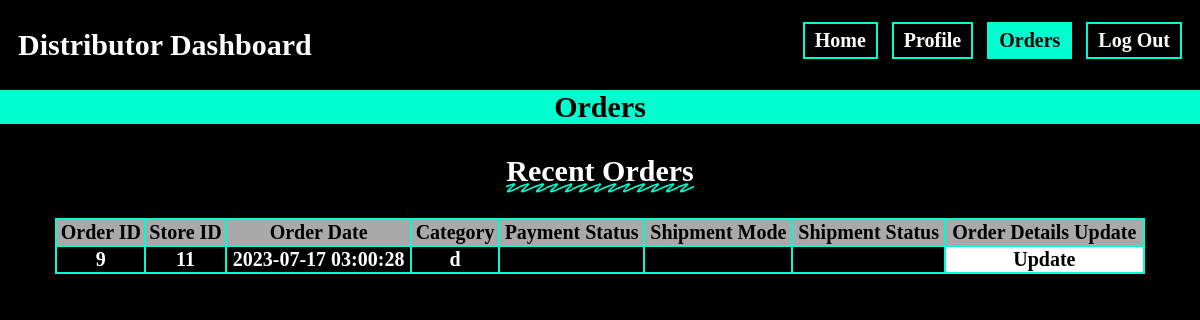
Page /dist/dorders.php (signed in) on the committed database.
### tables this page shows
CREATE TABLE `store_orders` (
  `SID` int(11) DEFAULT NULL,
  `ORDID` int(11) NOT NULL,
  `DID` int(11) DEFAULT NULL,
  `ORDDATE` timestamp NOT NULL DEFAULT current_timestamp(),
  `PMYSTAT` varchar(20) DEFAULT NULL,
  `SHPMODE` varchar(20) DEFAULT NULL,
  `SHPSTAT` varchar(20) DEFAULT NULL
);

CREATE TABLE `dstbr` (
  `DID` int(11) NOT NULL,
  `DNAME` varchar(20) NOT NULL,
  `DPASS` varchar(20) NOT NULL,
  `DTYPE` varchar(20) NOT NULL,
  `DLOC` varchar(30) NOT NULL
);

### dist/session.php (called while the page is built, shortened)
<?php
$user_check = $_SESSION['login_user'];
$CustID = $user_check;
?>

### dist/dorders.php (the view, shortened to what this page needs)
<?php
include('session.php');
?>
<html>
<body>
    <div class="top">
        <h1>Distributor Dashboard</h1>
        <nav class="menu">
            <ul>
                <a class="naav" href="dhome.php"><button>Home</button></a>
                <a class="naav" href="dprofile.php"><button>Profile</button></a>
                <a class="naav" href="dorders.php"><button style="background-color: #00fdcf;color: black;">Orders</button></a>
                <b id="logout"><a href="../logout.php"><button class="log">Log Out</button></a></b>
            </ul>
        </nav>
    </div>
    <center>
        <div style="margin-right: -10px;
        margin-left: -10px;background-color: #00fdcf">
            <center>
                <h2 style="font-family: Poppins;font-size:30px;color:Black">Orders</h2>
            </center>
        </div>
    </center>
    <center>
        <h3><span class="fancy">Recent Orders</span></h3>
        <table style="width:92%">
            <tr>
          <th>Order ID</th>
          <th>Store ID</th>
          <th>Order Date</th>
          <th>Category</th>
          <th>Payment Status</th>
          <th>Shipment Mode</th>
          <th>Shipment Status</th>
          <th>Order Details Update</th>
        </tr>
        <?php
      $order59 ="SELECT s.*,m.DTYPE FROM store_orders s , dstbr m where m.DID=$CustID and m.did=s.did";
      $food9 = mysqli_query($conn, $order59);
      while($oss55 = mysqli_fetch_assoc($food9))
      {echo '<tr><td>'. $oss55["ORDID"]."</td><td>". $oss55["SID"] . "</td><td>". $oss55["ORDDATE"].
      "</td><td>". $oss55["DTYPE"].
    "</td><td>". $oss55["PMYSTAT"].
    "</td><td>". $oss55["SHPMODE"].
    "</td><td>". $oss55["SHPSTAT"].
        "</td><td class=\"up\"><a style=\"color:black; text-decoration: none;\" href=\"dordupdate.php\">Update</a></td></tr>";
      }
?>
      </table>
    </center>
</body>
</html>

### dist/dorders.php (style rules this page uses)
h3 { font-family: "Poppins"; font-size: 30px; font-weight: 600; color: white; }
th { font-family: "Poppins"; font-size: 20px; border: 2px solid #00fdcf; border-collapse: collapse; border-spacing: 4; color: black; text-align: center; font-weight: 600; background-color: darkgray; }
table, tr, td { font-family: "Poppins"; font-size: 20px; border: 2px solid #00fdcf; border-collapse: collapse; border-spacing: 4; color: white; text-align: center; font-weight: 600; }
body { background: black; }
h1 { font-family: "Poppins"; color: white; font-size: 30px; margin-top: 20px; margin-left: 10px; }
nav { font-family: "Poppins"; text-align: right; margin-top: -60px; margin-right: 10px; }
.naav { margin-right: 10px; }
button { border: solid 2px #00fdcf; font-family: "Poppins"; font-weight: 600; font-size: 20px; background: none; padding: 5px 10px; color: white; }
.top { background-color: black; padding: 10px 10px; margin-top: -10px; margin-left: -10px; margin-right: -10px; margin-bottom: -20px; }
.up { background-color: white; }

### rows in the picture
store_orders: ORDID "9", SID "11", ORDDATE "2023-07-17 03:00:28", DID.DTYPE "d"
